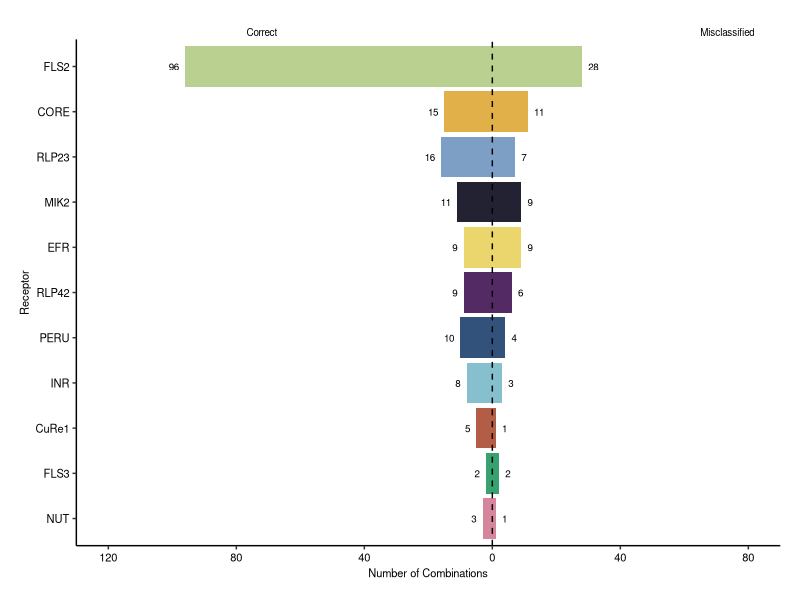

This figure's R source:
# Load necessary libraries
library(readr)
library(dplyr)
library(ggplot2)

# Read the data
correct_df <- read_tsv("results/correct_classification_report.tsv")
misclass_df <- read_tsv("results/misclassification_report.tsv")

# color code for genera of interest
epitope_colors <- c("#b35c46","#e2b048","#ebd56d","#b9d090","#37a170","#86c0ce","#7d9fc6", "#32527B", "#542a64", "#232232","#D5869D")
names(epitope_colors) <- c("crip21","csp22","elf18","flg22","flgII-28","In11","nlp", "pep-25", "pg", "scoop","screw")

receptor_colors <- c("#b35c46","#e2b048","#ebd56d","#b9d090","#37a170","#86c0ce","#7d9fc6", "#32527B", "#542a64", "#232232","#D5869D")
names(receptor_colors) <- c("CuRe1","CORE","EFR","FLS2","FLS3","INR","RLP23", "PERU", "RLP42", "MIK2","NUT")


# --- Data Preparation ---

# Count receptor occurrences in correct classifications
correct_counts <- as.data.frame(correct_df %>% count(Receptor, name = "Count") %>% mutate(Type = "Correct"))
correct_counts$Count[correct_counts$Receptor == "INR"] <- correct_counts$Count[correct_counts$Receptor == "INR"] + correct_counts$Count[correct_counts$Receptor == "INR-like"]
correct_counts <- correct_counts[correct_counts$Receptor != "INR-like",]
misclass_counts <- as.data.frame(misclass_df %>%count(Receptor, name = "Count") %>% mutate(Type = "Misclassified"))
combined_counts <- bind_rows(correct_counts, misclass_counts)

# Make counts negative for correct classifications for plotting direction
combined_counts <- combined_counts %>% mutate(Plot_Count = ifelse(Type == "Correct", -Count, Count))

# Ensure Receptor is a factor for consistent ordering on the y-axis
# Order receptors by total count (descending) for better visualization
receptor_order <- combined_counts %>% group_by(Receptor) %>% summarise(Total_Count = sum(Count)) %>% arrange(desc(Total_Count)) %>% pull(Receptor)
combined_counts <- combined_counts %>% mutate(Receptor = factor(Receptor, levels = rev(receptor_order))) # rev() for top-down display

# --- Plotting ---
receptor_distribution_plot <- ggplot(combined_counts, aes(x = Plot_Count, y = Receptor, fill = Receptor)) +
  geom_col() +
  geom_vline(xintercept = 0, linetype = "dashed", color = "black") + # Add line at zero
  #labels = function(x) abs(x), 
  scale_x_continuous(name = "Number of Combinations",
          limits = c(-120, 80), breaks = seq(-120, 80, 40), labels = c(120, 80, 40, 0, 40, 80)) +
  labs(y = "Receptor") +
  theme_classic() +
  scale_fill_manual(values = receptor_colors) +
  theme(axis.text.x = element_text(angle = 0, hjust = 0.5, color = "black", size = 8),
        axis.text.y = element_text(color = "black", size = 8),
        axis.title.x = element_text(color = "black", size = 8),
        axis.title.y = element_text(color = "black", size = 8),
        plot.title = element_text(hjust = 0.5),
        legend.position = "none",
        plot.margin = unit(c(1, 0.5, 0.5, 0.5), "cm")) + # Add padding (top, right, bottom, left)
   geom_text(aes(label = Count, x = Plot_Count + ifelse(Plot_Count < 0, -2, 2)),
     hjust = ifelse(combined_counts$Plot_Count < 0, 1, 0), size = 2.5, color = "black") +
   annotate("text", x = -max(abs(combined_counts$Plot_Count)) * 0.8, y = length(receptor_order) + 0.5, 
      label = "Correct", hjust = 0, vjust = -1, size = 2.5, color = "black") +
   annotate("text", x = max(abs(combined_counts$Plot_Count)) * 0.8, y = length(receptor_order) + 0.5, 
      label = "Misclassified", hjust = 0.7, vjust = -1, size = 2.5, color = "black") +
   coord_cartesian(clip = "off") # Allows annotations outside plot area


ggsave(filename = "./08_Validation_data_plots/receptor_distribution_plot.pdf", plot = receptor_distribution_plot, 
device = "pdf", dpi = 300, width = 2.3, height = 2.7)
